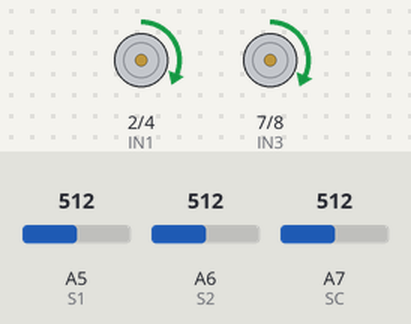
This sketch was run on a simulated Arduino Nano, built with avr-gcc and run on an emulated ATmega328P. On the bench: motor-driver pin pairs drawn as motors (green arrow = first pin HIGH = forward, orange = second pin HIGH = backward, longer = more drive, scaled by the enable pin). The test bench sets the inputs (shaded band); at power-on: A6 (S2) = 512, A5 (S1) = 512, A7 (SC) = 512.

Above: at 4.2 s.
4.3 s: A6 (S2) set to 690
At 4.7 s:
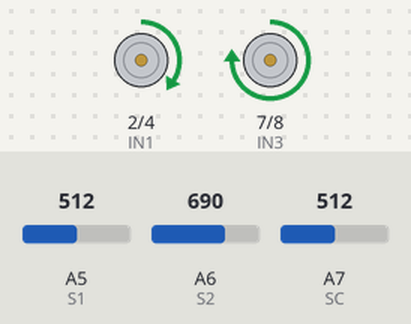
5.8 s: A5 (S1) set to 690
At 7.0 s:
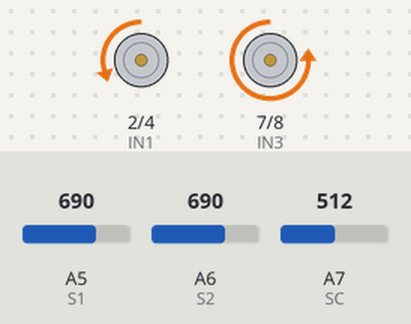
7.3 s: A7 (SC) set to 461
8.8 s: A7 (SC) set to 436
At 10.5 s:
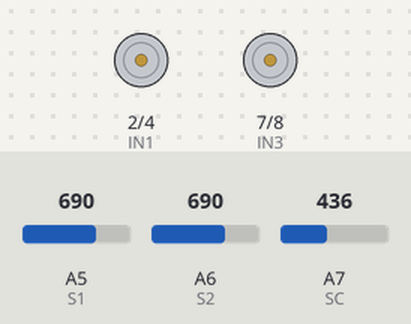
Timing chart, 0 to 16.1 s (numbered marks = the images above; inputs shaded):
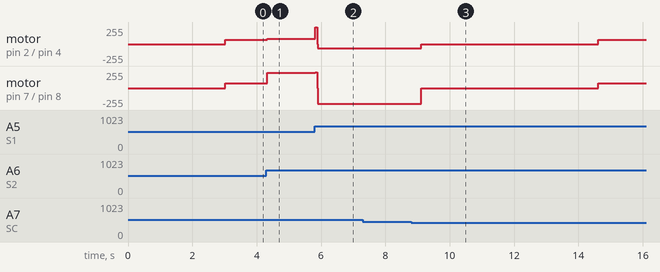

Measured:
- the behaviour switches between 450 and 449 on A7 (SC) (found by bisection; images 2 and 3)
- after the input at 4.3 s, motor on pin 2 (IN1) / pin 4 (IN2): forward 65/255 → forward 77/255 at once; motor on pin 7 (IN3) / pin 8 (IN4): forward 68/255 → forward 232/255 at once
- after the input at 5.8 s, motor on pin 2 (IN1) / pin 4 (IN2): forward 77/255 → forward 255/255 at once, → backward 60/255 0.06 s later; motor on pin 7 (IN3) / pin 8 (IN4): forward 232/255 → forward 233/255 at once, → backward 233/255 0.06 s later
- after the input at 7.3 s, every drawn part: stays the same
- after the input at 8.8 s, motor on pin 2 (IN1) / pin 4 (IN2): backward 60/255 → stopped after 0.32 s, → forward 65/255 5.5 s later; motor on pin 7 (IN3) / pin 8 (IN4): backward 233/255 → stopped after 0.32 s, → forward 70/255 5.5 s later

The sketch:

elite_v2.ino
```cpp
//-------------------------------------- IMACHE 2021 ROBOT ----------------------------------------

//motors_left                                     // 2x Micro Metal Gearmotor 50:1 (L298N)
#define IN1 2
#define IN2 4
#define ENL 3                                     // PWM control pin for right motors

//motors_right                                    // 2x Micro Metal Gearmotor 50:1 (L298N)
#define IN3 7
#define IN4 8
#define ENR 9                                     // PWM control pin for right motors

//sensors_distance
#define S1 A5                                     // Left Sharp IR GP2Y0A60SZLF (10-150cm, analog)
#define S2 A6                                     // Right Sharp IR GP2Y0A60SZLF (10-150cm, analog)

//sensor_colour
#define SC A7                                     // QTR-1A Reflectance Sensor (analog)

//variables
int white_times = 0;
int user_speed_left;
int user_speed_right;

//------------------------------------------ SETUP CODE -------------------------------------------
void setup()
{                                                 // pinMode for all input/output devices
//  Serial.begin(9600);
  pinMode (IN1, OUTPUT);
  pinMode (IN2, OUTPUT);
  pinMode (IN3, OUTPUT);
  pinMode (IN4, OUTPUT);
  pinMode (ENL, OUTPUT);
  pinMode (ENR, OUTPUT);
  pinMode (S1, INPUT);
  pinMode (S2, INPUT);
  pinMode (SC, INPUT);
  delay(3000);                                    // Delay before starting the main code for end-user ease of use
}

//------------------------------------------- MAIN CODE -------------------------------------------
void loop()
{
  white_times_counted();
  int left_sensor = analogRead(S1);
  int right_sensor = analogRead(S2);
  int difference = (left_sensor - right_sensor);
  delay(10);
 //Serial.println(difference);

      if (difference > 0)
      {
      forward(255,232 - difference);
      }
      else if (difference < 0)
      {
      forward(255 + difference,232);
      }
      else if (difference == 0)
      {
      forward(255,233);
      }

  while (analogRead(S2) > 150 && analogRead(S2) < 680)
  {
  forward(65,68);
  }

  while(left_sensor >= 680 && right_sensor >= 680)
   {
     delay(60);
     stop_robot();
     int i = 1;
     while(i == 1)
     {
     white_times_counted();
     backwards(60, 70);
     float colour_sensor = analogRead(SC);
     while(white_times >= 30 && colour_sensor < 450)
     {
     stop_robot();
     delay(5500);
     int x = 1;
     while(x == 1)
     {
//         float colour_sensor = analogRead(SC);
//         while(colour_sensor < 450 || colour_sensor > 850)
//         {
         forward(65,67);
         delay(1000);
         int z = 1;
         while(z == 1)
         {
            int colour_sensor = analogRead(SC);
            while(colour_sensor < 100)
            {
             delay(380);
             stop_robot();
            }
         }
     }


   }
  }
  }
}


//------------------------------------- WHITE TIMES COUNTED ----------------------------------------
int white_times_counted()
{
  float colour_sensor = analogRead(SC);
  delay(10);
  if (colour_sensor >= 250 && colour_sensor <= 450)
  {
    white_times = white_times + 1;
  }
}

//--------------------------------------- FORWARD FUCNTION -----------------------------------------
void forward(int user_speed_left, int user_speed_right)
{
  //Forward motors_left
  digitalWrite(IN1, HIGH);
  digitalWrite(IN2, LOW);
  analogWrite(ENL, user_speed_left);

  //Forward motors_right
  digitalWrite(IN3, HIGH);
  digitalWrite(IN4, LOW);
  analogWrite(ENR, user_speed_right);
}

//-------------------------------------- BACKWARDS FUNCTION ---------------------------------------
void backwards(int user_speed_left, int user_speed_right)
{
  //Bacxkwards motors_left
  digitalWrite(IN1, LOW);
  digitalWrite(IN2, HIGH);
  analogWrite(ENL, user_speed_left);

  //Backwards motors_right
  digitalWrite(IN3, LOW);
  digitalWrite(IN4, HIGH);
  analogWrite(ENR, user_speed_right);
}

//----------------------------------------- STOP FUNCTION ---------------------------------------
void stop_robot()
{
  //Bacxkwards motors_left
  digitalWrite(IN1, LOW);
  digitalWrite(IN2, LOW);
  analogWrite(ENL, 0);

  //Backwards motors_right
  digitalWrite(IN3, LOW);
  digitalWrite(IN4, LOW);
  analogWrite(ENR, 0);
}


/*
NOTES:

65,59  = SLOW FORWARD

60, 68 = SLOW BACKWARDS


*/
```
